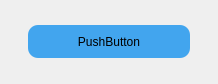
<?xml version="1.0" encoding="UTF-8"?>
<ui version="4.0">
 <class>customPB</class>
 <widget class="QWidget" name="customPB">
  <property name="geometry">
   <rect>
    <x>0</x>
    <y>0</y>
    <width>218</width>
    <height>84</height>
   </rect>
  </property>
  <property name="windowTitle">
   <string>Form</string>
  </property>
  <layout class="QHBoxLayout" name="horizontalLayout">
   <item>
    <spacer name="horizontalSpacer">
     <property name="orientation">
      <enum>Qt::Horizontal</enum>
     </property>
     <property name="sizeHint" stdset="0">
      <size>
       <width>17</width>
       <height>20</height>
      </size>
     </property>
    </spacer>
   </item>
   <item>
    <widget class="QPushButton" name="monPb">
     <property name="sizePolicy">
      <sizepolicy hsizetype="MinimumExpanding" vsizetype="Fixed">
       <horstretch>1</horstretch>
       <verstretch>0</verstretch>
      </sizepolicy>
     </property>
     <property name="minimumSize">
      <size>
       <width>0</width>
       <height>0</height>
      </size>
     </property>
     <property name="maximumSize">
      <size>
       <width>200</width>
       <height>33</height>
      </size>
     </property>
     <property name="styleSheet">
      <string notr="true">/*background-color : rgb(168, 227, 142);rgb(57, 146, 228)*/
background-color : rgb(66, 165, 238);
/*border-style : outset;*/
border-radius : 10px;
border-width : 30 px;
border-color : beige;
</string>
     </property>
     <property name="text">
      <string>PushButton</string>
     </property>
    </widget>
   </item>
   <item>
    <spacer name="horizontalSpacer_2">
     <property name="orientation">
      <enum>Qt::Horizontal</enum>
     </property>
     <property name="sizeHint" stdset="0">
      <size>
       <width>17</width>
       <height>20</height>
      </size>
     </property>
    </spacer>
   </item>
  </layout>
 </widget>
 <resources/>
 <connections/>
</ui>
